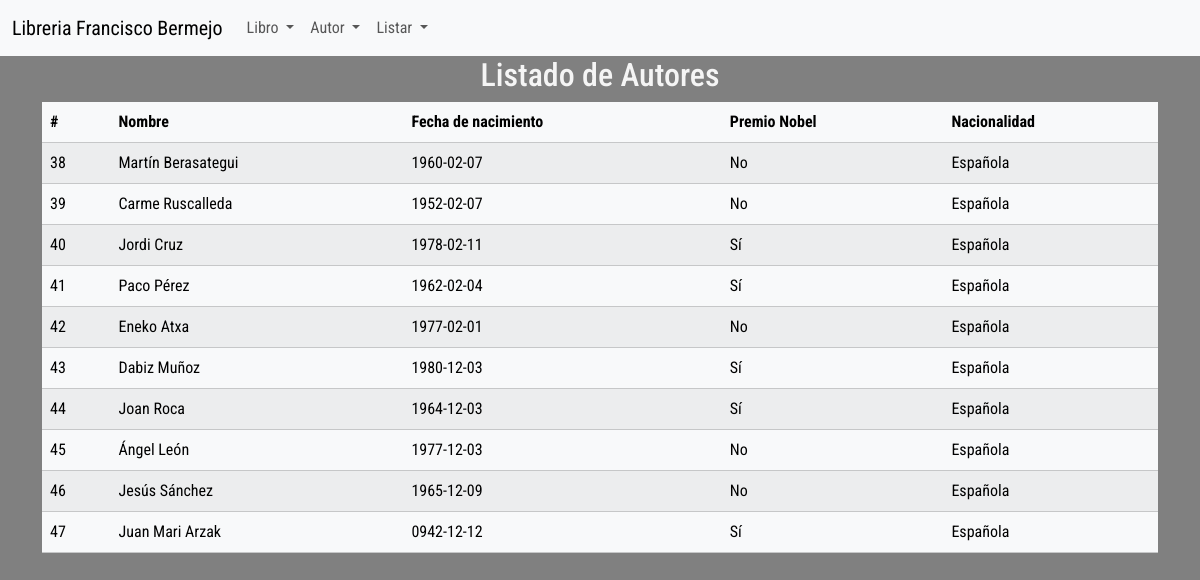
Screenshot of /listar_autores.php with the database file from the repository.
### tables this page shows
CREATE TABLE `author` (
  `authorId` int NOT NULL,
  `authorNname` varchar(70) NOT NULL,
  `authorBirhdate` date NOT NULL,
  `authorPremio` tinyint(1) NOT NULL,
  `authorNacionalidad` varchar(50) NOT NULL
);

### listar_autores.php (the view, shortened to what this page needs)
<?php
$conexion = obtenerConexion();
$sql = "SELECT authorId,authorNname,authorBirhdate,authorPremio,authorNacionalidad FROM author;";
$resultado = mysqli_query($conexion, $sql);
$mensaje  = "<div class='container'>";
$mensaje .= "<h2 class='text-center'>Listado de Autores</h2>";
$mensaje .= "<table class='table table-striped table-light'>";
$mensaje .= "<thead><tr><th>#</th><th>Nombre</th><th>Fecha de nacimiento</th><th>Premio Nobel</th><th>Nacionalidad</th></tr></thead>";
$mensaje .= "<tbody>";
while ($fila = mysqli_fetch_assoc($resultado)) {
if ($fila['authorPremio'] == 1 ){
    $premio = "Sí";
}else {
    $premio = "No";
}
    $mensaje .= "<tr><td>" . $fila['authorId'] . "</td>";
    $mensaje .= "<td>" . $fila['authorNname'] . "</td>";
    $mensaje .= "<td>" . $fila['authorBirhdate'] . "</td>";
    $mensaje .= "<td>" . $premio . "</td>";
    $mensaje .= "<td>" . $fila['authorNacionalidad'] . "</td></tr>";
}
$mensaje .= "</tbody></table></div>";
echo $mensaje;

### CSS/style.css (style rules this page uses)
* { font-family: 'Roboto Condensed', sans-serif; }
:root { --bs-navbar-bg: #8494af; }
body { background-color: grey; color: whitesmoke; }

### rows the page displays
author: authorId "38", authorNname "Martín Berasategui", authorBirhdate "1960-02-07", authorPremio "No", authorNacionalidad "Española"
author: authorId "39", authorNname "Carme Ruscalleda", authorBirhdate "1952-02-07", authorPremio "No", authorNacionalidad "Española"
author: authorId "40", authorNname "Jordi Cruz", authorBirhdate "1978-02-11", authorPremio "Sí", authorNacionalidad "Española"
author: authorId "41", authorNname "Paco Pérez", authorBirhdate "1962-02-04", authorPremio "Sí", authorNacionalidad "Española"
author: authorId "42", authorNname "Eneko Atxa", authorBirhdate "1977-02-01", authorPremio "No", authorNacionalidad "Española"
author: authorId "43", authorNname "Dabiz Muñoz", authorBirhdate "1980-12-03", authorPremio "Sí", authorNacionalidad "Española"
author: authorId "44", authorNname "Joan Roca", authorBirhdate "1964-12-03", authorPremio "Sí", authorNacionalidad "Española"
author: authorId "45", authorNname "Ángel León", authorBirhdate "1977-12-03", authorPremio "No", authorNacionalidad "Española"
author: authorId "46", authorNname "Jesús Sánchez", authorBirhdate "1965-12-09", authorPremio "No", authorNacionalidad "Española"
author: authorId "47", authorNname "Juan Mari Arzak", authorBirhdate "0942-12-12", authorPremio "Sí", authorNacionalidad "Española"
